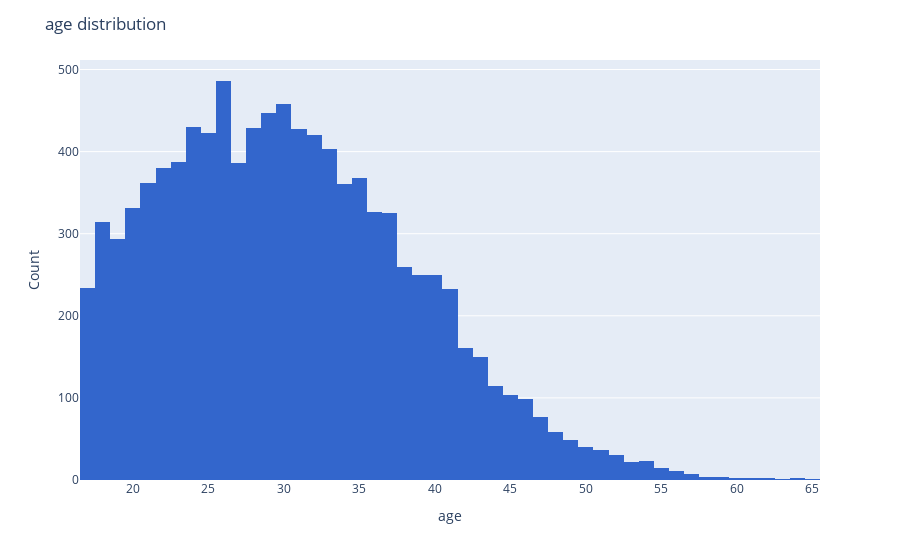
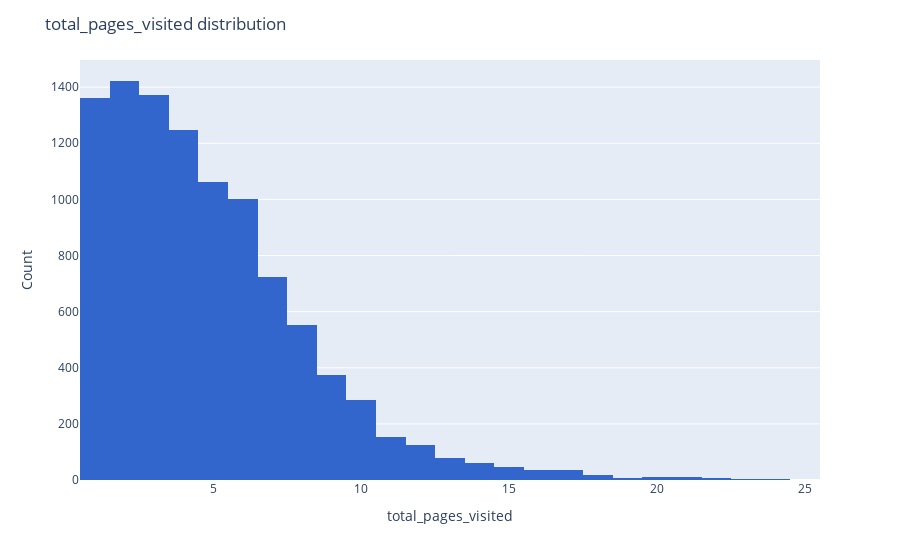

Notebook cell for these charts, in order:
### Markdown cell above
#### Numerical variables

### Code cell
numerical_features = data_sample.select_dtypes(exclude=["object"]).columns

for feature in numerical_features:
    fig = px.histogram(
        data_sample,
        x=feature,
        color_discrete_sequence=px.colors.qualitative.G10
    )

    fig.update_layout(
        title=f"{feature} distribution",
        xaxis_title=feature,
        yaxis_title="Count")
    
    fig.show()

### Figure 1 — Plotly figure (JSON) as saved in the notebook; plotly's stock layout.template omitted (floating-point values rounded to 4 significant figures; data arrays with more than 128 entries replaced by an {"elided": "..."} marker saying what was removed)
{"data": [{"alignmentgroup": "True", "bingroup": "x", "hovertemplate": "age=%{x}<br>count=%{y}<extra></extra>", "legendgroup": "", "marker": {"color": "#3366CC", "pattern": {"shape": ""}}, "name": "", "offsetgroup": "", "orientation": "v", "showlegend": false, "type": "histogram", "x": {"elided": "10000 int values"}, "xaxis": "x", "yaxis": "y"}], "layout": {"barmode": "relative", "legend": {"tracegroupgap": 0}, "margin": {"t": 60}, "title": {"text": "age distribution"}, "xaxis": {"anchor": "y", "domain": [0, 1], "title": {"text": "age"}}, "yaxis": {"anchor": "x", "domain": [0, 1], "title": {"text": "Count"}}}}

### Figure 2 — Plotly figure (JSON) as saved in the notebook; plotly's stock layout.template omitted (floating-point values rounded to 4 significant figures; data arrays with more than 128 entries replaced by an {"elided": "..."} marker saying what was removed)
{"data": [{"alignmentgroup": "True", "bingroup": "x", "hovertemplate": "total_pages_visited=%{x}<br>count=%{y}<extra></extra>", "legendgroup": "", "marker": {"color": "#3366CC", "pattern": {"shape": ""}}, "name": "", "offsetgroup": "", "orientation": "v", "showlegend": false, "type": "histogram", "x": {"elided": "10000 int values"}, "xaxis": "x", "yaxis": "y"}], "layout": {"barmode": "relative", "legend": {"tracegroupgap": 0}, "margin": {"t": 60}, "title": {"text": "total_pages_visited distribution"}, "xaxis": {"anchor": "y", "domain": [0, 1], "title": {"text": "total_pages_visited"}}, "yaxis": {"anchor": "x", "domain": [0, 1], "title": {"text": "Count"}}}}
